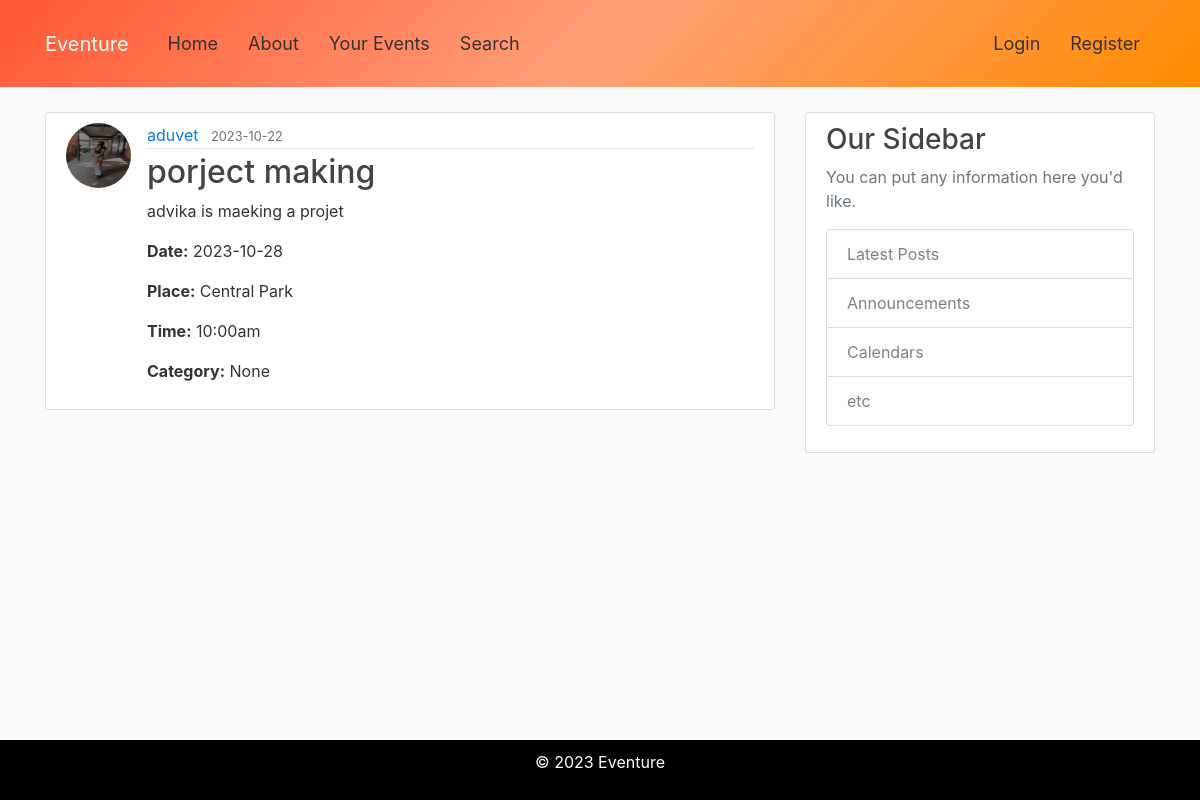
The page /post/5 on the database its author committed.
### flaskBlog/models.py (models this page shows, shortened)
class User(db.Model, UserMixin):
    id = db.Column(db.Integer, primary_key = True)
    username = db.Column(db.String(20), unique=True, nullable = False)
    email = db.Column(db.String(120), unique=True, nullable = False)
    image_file = db.Column(db.String(20), nullable = False, default='default.jpg')
    password = db.Column(db.String(60), nullable = False)
    posts = db.relationship('Post',backref='author',lazy=True)

class Post(db.Model):
    id = db.Column(db.Integer, primary_key=True)
    title = db.Column(db.String(100), nullable=False)
    date_posted = db.Column(db.DateTime, nullable=False, default=datetime.utcnow)
    content = db.Column(db.Text, nullable=False)
    user_id = db.Column(db.Integer, db.ForeignKey('user.id'), nullable=False)
    rsvps = db.relationship('RSVP', backref='post', lazy=True, cascade='all, delete-orphan')
    time = db.Column(db.String(10), nullable=True)  # Optional time field
    place = db.Column(db.String(100), nullable=True)  # Optional place field
    date = db.Column(db.Date, nullable=True)  # Optional date field
    category = db.Column(db.String(50), nullable=True)  #Optional category field

### flaskBlog/routes.py (the view, shortened to what this page needs)
@app.route("/post/<int:post_id>", methods=['GET', 'POST'])
def post(post_id):
    post = Post.query.get_or_404(post_id)
    rsvp_form = RSVPForm()
    rsvp_count = RSVP.query.filter_by(post_id=post_id).count()
    return render_template('post.html', title=post.title, post=post, rsvp_form=rsvp_form, rsvp_count=rsvp_count)

### flaskBlog/templates/post.html (shortened to what this page needs)
{% extends "layout.html" %}
{% block content %}
<article class="media content-section">
    <img class="rounded-circle article-img"
        src="{{url_for('static', filename = 'profile_pics/' + post.author.image_file ) }} " alt="">
    <div class="media-body">
        <div class="article-metadata">
            <a class="mr-2" href="#">{{ post.author.username }}</a>
            <small class="text-muted">{{ post.date_posted.strftime('%Y-%m-%d') }}</small>
        </div>
        <h2 class = "article-title">{{ post.title }}</h2>
        <p class="article-content">{{ post.content }}</p>
        <p class="">
          <strong>Date:</strong> {{ post.date }}
        </p>
        <p class="">
            <strong>Place:</strong> {{ post.place }}
        </p>
        <p class="">
            <strong>Time:</strong> {{ post.time }}
        </p>
        <p class="">
          <strong>Category:</strong> {{ post.category }}
      </p>
    </div>
</article>
{% endblock content%}

### flaskBlog/static/main.css (style rules this page uses)
body { background: #fafafa; color: #333333; margin-top: 7rem; padding-bottom: 60px; }
h1, h2, h3, h4, h5, h6 { color: #444444; }
.content-section { background: #ffffff; padding: 10px 20px; border: 1px solid #dddddd; border-radius: 3px; margin-bottom: 20px; }
.article-title { color: #444444; }
.article-content { white-space: pre-line; }
.article-img { height: 65px; width: 65px; margin-right: 16px; }
.article-metadata { padding-bottom: 1px; margin-bottom: 4px; border-bottom: 1px solid #e3e3e3 }

### rows shown on the page
User: image_file (picture), author.username "aduvet"
Post: date_posted "2023-10-22", title "porject making", content "advika is maeking a projet", date "2023-10-28", place "Central Park", time "10:00am", category "None"
